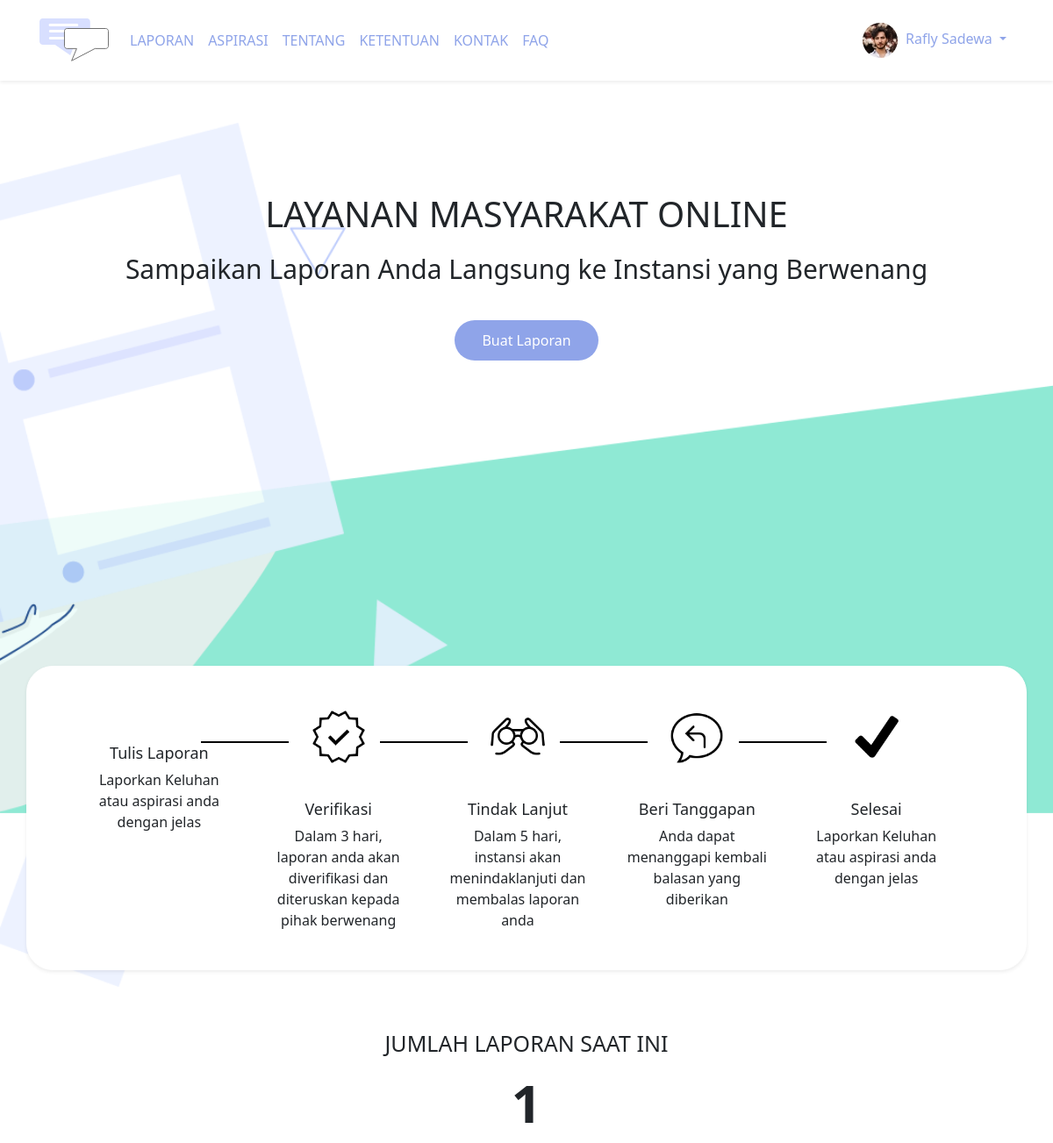
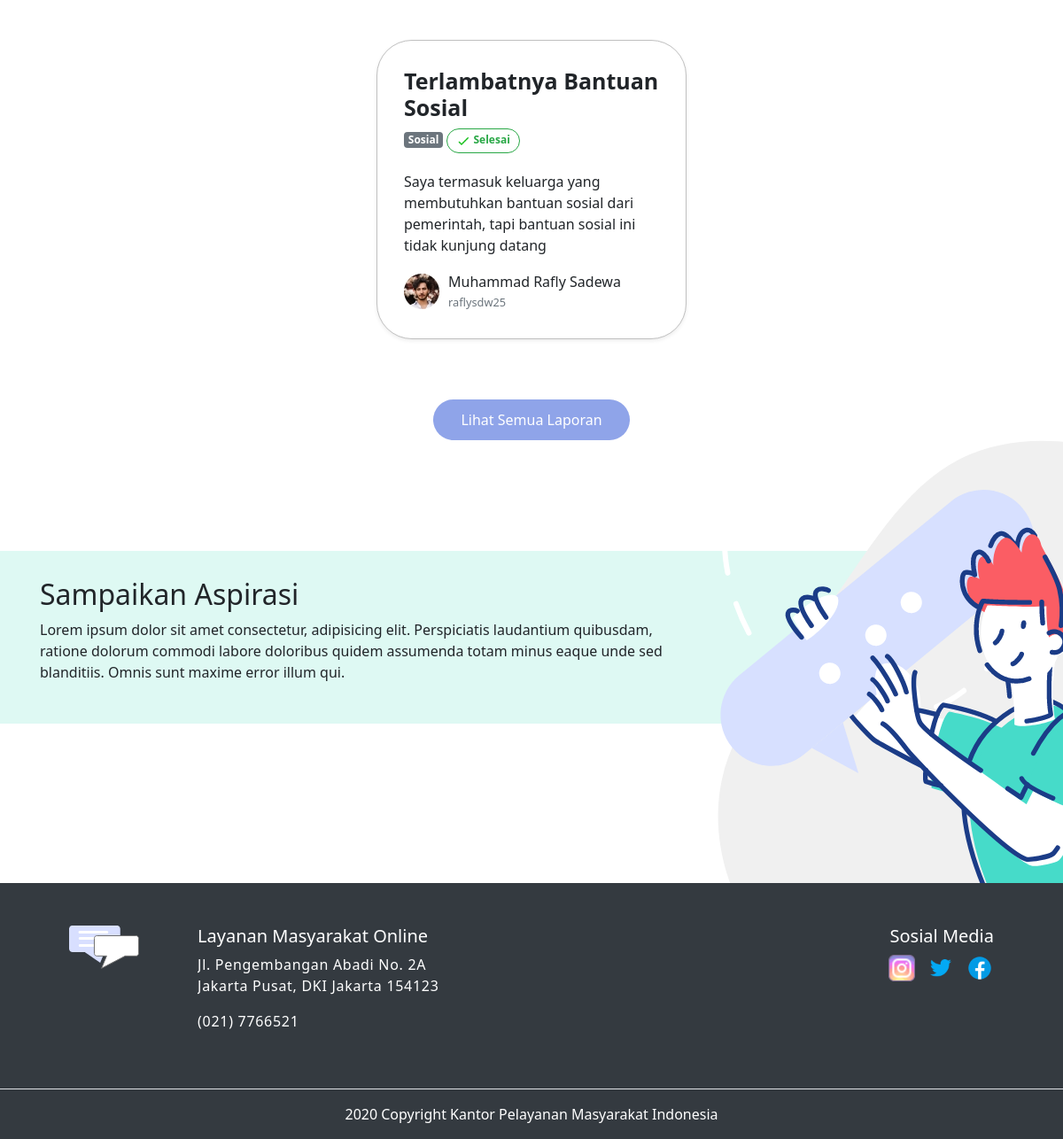
The page / (signed in) on the database its author committed (2 pictures, top to bottom).
### tables this page shows
CREATE TABLE `user_profile` (
  `up_id` int(11) NOT NULL,
  `nama` varchar(255) NOT NULL,
  `alamat` varchar(255) NOT NULL,
  `telephone` varchar(255) NOT NULL,
  `email` varchar(255) NOT NULL,
  `username` varchar(255) NOT NULL,
  `password` varchar(255) NOT NULL,
  `created_at` datetime NOT NULL DEFAULT current_timestamp(),
  `updated_at` datetime DEFAULT NULL
);

CREATE TABLE `pengaduan` (
  `pg_id` int(11) NOT NULL,
  `up_id` int(11) NOT NULL,
  `judul` varchar(255) NOT NULL,
  `kategori` varchar(255) NOT NULL,
  `status` enum('Verifikasi','Tindak Lanjut','Selesai') NOT NULL DEFAULT 'Verifikasi',
  `jenis` enum('Pengaduan','Aspirasi','','') NOT NULL,
  `deskripsi` text NOT NULL DEFAULT '',
  `instansi` varchar(255) NOT NULL,
  `tgl_kejadian` datetime DEFAULT NULL,
  `created_at` datetime NOT NULL DEFAULT current_timestamp()
);

### assets/database/functions.php (called while the page is built, shortened)
<?php
    $conn = mysqli_connect('localhost', 'root', '', 'sister_pengaduan');
    function query($query){
        global $conn;
        $rows = [];
        $result = mysqli_query($conn,$query);
        while ($row = mysqli_fetch_assoc($result)) {
            $rows[] = $row;
        }
        return $rows;
    }

### index.php (the view, shortened to what this page needs)
<?php
    require 'assets/database/functions.php';
    $reports = query("SELECT p.*, up.nama, up.username FROM pengaduan p JOIN user_profile up ON (p.up_id = up.up_id) LIMIT 3");
    $count_data = count($reports);
    include('layouts/head.php');
?>
<body>
    <?php include('layouts/navigation.php'); ?>
    <header id="header" class="text-center">
        <h1>LAYANAN MASYARAKAT ONLINE</h1>
        <p class="mt-3">
            Sampaikan Laporan Anda Langsung ke Instansi yang Berwenang
        </p>
        <?php if(!isset($_SESSION["user_id"]) || !isset($_SESSION["login"])): ?>
            <button type="button" class="btn btn btn-cta" data-toggle="modal" data-target="#modalLogin">
                Masuk
            </button>
            <button type="button" class="btn btn-cta-outline" data-toggle="modal" data-target="#modalSignup">
                Daftar
            </button>
        <?php else: ?>
            <a href="#" class="btn btn-cta">Buat Laporan</a>
        <?php endif; ?>
    </header>
    <main>
        <div class="container">
            <section class="section-steps row justify-content-center shadow-sm p-3 mb-5 bg-white">
                <div class="col-3 col-md-2 steps-item">
                    <h2>Tulis Laporan</h2>
                    <p>
                        Laporkan Keluhan atau aspirasi anda dengan jelas
                    </p>
                </div>
                <div class="col-3 col-md-2 steps-item">
                    <img src="assets/img/verif.png" alt="">
                    <h2>Verifikasi</h2>
                    <p>
                        Dalam 3 hari, laporan anda akan diverifikasi dan diteruskan kepada pihak berwenang
                    </p>
                </div>
                <div class="col-3 col-md-2 steps-item">
                    <img src="assets/img/followup.png" alt="">
                    <h2>Tindak Lanjut</h2>
                    <p>
                        Dalam 5 hari, instansi akan menindaklanjuti dan membalas laporan anda
                    </p>
                </div>
                <div class="col-3 col-md-2 steps-item">
                    <img src="assets/img/response.png" alt="">
                    <h2>Beri Tanggapan</h2>
                    <p>
                       Anda dapat menanggapi kembali balasan yang diberikan
                    </p>
                </div>
                <div class="col-3 col-md-2 steps-item">
                    <img src="assets/img/done.png" alt="">
                    <h2>Selesai</h2>
                    <p>
                        Laporkan Keluhan atau aspirasi anda dengan jelas
                    </p>
                </div>
            </section>
       </div>
       <section class="section-laporan">
           <div class="container">
               <div class="row">
                   <div class="col text-center laporan-heading">
                       <h2>JUMLAH LAPORAN SAAT INI</h2>
                       <p><?= $count_data?></p>
                   </div>
               </div>
           </div>
       </section>
       <section class="section-laporan-content">
            <div class="container">
                <div class="section-aduan row justify-content-center">
                    <?php foreach($reports as $report):
                        if($report["status"] == "Selesai"){
                            $badge = 'done';
                            $image = 'selesai.png';
                        }else if($report["status"] == "Tindak Lanjut"){
                            $badge = 'action';
                            $image = 'followup-orange.png';
                        }else if($report["status"] == "Verifikasi"){
                            $badge = 'verify';
                            $image = 'verif-red.png';
                        }
                        ?>
                    <div class="col-sm col-md-4 col-lg-4">
                        <div class="card-aduan d-flex flex-column shadow-sm mb-5">
                            <div class="aduan-judul">
                                <h3><?= $report["judul"]?></h3>
                                <small class="badge bg-secondary text-white"><?= $report["kategori"]?></small>
                                <small class="badge <?= $badge?>">
                                   <img src="assets/img/<?= $image ?>" alt="">
                                   <?= $report["status"]?>
                                </small>
                            </div>
                            <div class="aduan-isi">
                                <?= $report["deskripsi"]?>
                            </div>
                            <div class="aduan-pelapor">
                                <img src="assets/img/members-1.jpg" alt="" class="pelapor-image">
                                <div class="description">
                                    <h3><?= $report["nama"]?></h3>
                                    <small class="text-muted"><?= $report["username"]?></small>
                                </div>
                            </div>
                        </div>
                    </div>
                    <?php endforeach; ?>
                </div>
                <div class="row justify-content-center">
                    <a href="#" class="btn btn-cta">Lihat Semua Laporan</a>
                </div>
            </div>
        </section>
       <section class="section-aspirasi">
            <div class="message-aspirasi row">
                <div class="container">
                    <div class="col-lg-8">
                    <h2>Sampaikan Aspirasi</h2>
                    <p>Lorem ipsum dolor sit amet consectetur, adipisicing elit. Perspiciatis laudantium quibusdam, ratione dolorum commodi labore doloribus quidem assumenda totam minus eaque unde sed blanditiis. Omnis sunt maxime error illum qui.</p>
                    </div>
                </div>
            </div>
        </section>
    </main>
    <?php include('layouts/footer.php'); ?>
</body>
</html>

### layouts/navigation.php (shortened to what this page needs)
<nav class="navbar navbar-expand-lg navbar-light bg-white p-3 shadow-sm p-3 mb-5 bg-white">
    <div class="container">
        <a class="navbar-brand" href="index.php">
            <img src="assets/img/group2.png" class="img-fluid" alt="">
        </a>
        <div class="collapse navbar-collapse" id="navbarNavDropdown">
            <ul class="navbar-nav">
                <li class="nav-item">
                    <a class="nav-link" href="page_laporan.php">LAPORAN</a>
                </li>
                <li class="nav-item">
                    <a class="nav-link" href="tambah_aspirasi.php">ASPIRASI</a>
                </li>
                <li class="nav-item">
                    <a class="nav-link" href="#">TENTANG</a>
                </li>
                <li class="nav-item">
                    <a class="nav-link" href="#">KETENTUAN</a>
                </li>
                <li class="nav-item">
                    <a class="nav-link" href="#">KONTAK</a>
                </li>
                <li class="nav-item">
                    <a class="nav-link" href="#">FAQ</a>
                </li>
            </ul>
            <?php if(isset($_SESSION["user_id"]) && isset($_SESSION["login"])):
                $user_id = $_SESSION["user_id"];
                $user_profile = query("SELECT * FROM user_profile WHERE up_id = $user_id")[0];
                ?>
            <ul class="navbar-nav ml-auto top-nav">
                <li class="nav-item dropdown">
                    <a class="nav-link dropdown-toggle" href="#" id="navbardrop" data-toggle="dropdown">
                        <img src="assets/img/members-1.jpg" alt="" class="pp">
                        <?= $user_profile["nama"] ?>
                    </a>
                </li>
            </ul>
            <?php endif; ?>
        </div>
    </div>
</nav>

### assets/css/style.css (style rules this page uses)
* { font-family: 'Segoe UI', Tahoma, Geneva, Verdana, sans-serif; }
body { margin: 0; padding: 0; }
header { padding-top: 80px; min-height: 985px; background-image: url('../img/background2.png'); background-size: cover; background-repeat: no-repeat; }
header > p { font-size: 30px; font-weight: lighter; }
.nav-link { color: #8FA4E9 !important; }
.pp { padding-right: 5px; }
.btn { border-radius: 100px; padding: 10px 30px; margin-top: 20px; }
.btn-cta { background-color: #8FA4E9; color: #fff; }
.section-steps { margin-top: -33%; margin-bottom: 50px; text-align: center; background-color: #fff; border: 1px solid #fff; border-radius: 30px; position: relative; }
.section-steps .steps-item { background-color: #fff; padding: 12px; margin-right: 20px; }
.section-steps img { margin: 20px; width: 64px; }
.section-steps h2 { margin-top: 20px; font-size: 18px; }
.done { background-color: #fff; border: 1px solid #28a745; color: #28a745; border-radius: 20px; padding: 5px 10px; }
.badge img { height: 16px; }
.section-laporan .laporan-heading { margin-top: 20px; margin-bottom: 30px; }
.section-laporan .laporan-heading h2 { font-size: 25px; }
.section-laporan .laporan-heading p { font-size: 60px; font-weight: bold; }
.section-laporan-content .section-aduan .card-aduan { min-height: 300px; background-color: #fff; background-size: cover; padding: 30px; border-radius: 40px; border: 1px solid #c0c0c0; margin-bottom: 50px; }
.section-laporan-content .section-aduan .aduan-judul h3 { font-size: 25px; font-weight: bold; }
.section-laporan-content .section-aduan .aduan-isi { margin-top: 20px; margin-bottom: 20px; font-size: 16px; font-weight: lighter; }
.section-laporan-content .section-aduan .aduan-pelapor .pelapor-image { float: left; }
.section-laporan-content .section-aduan .aduan-pelapor h3 { font-size: 16px; margin-bottom: 0; }
.section-laporan-content .section-aduan .aduan-pelapor .description { float: left; margin-left: 10px; overflow: hidden; }
.section-aspirasi { position: relative; width: 100%; height: 500px; padding: 125px 0; }
.section-aspirasi .message-aspirasi:before { content: ''; position: absolute; background-image: url('../img/illustration2.png'); bottom: 0; background-repeat: no-repeat; right: 0px; width: 390px; height: 100%; }
.section-aspirasi .message-aspirasi { background-color: #DEF9F3; width: 100%; padding: 30px; }
@media only screen and (min-width: 992px) { .section-steps .steps-item:nth-child(2)::before { content: ""; display: block; width: 100px; left: -35%; top: 22%; height: 2px; background: #000; position: absolute; } }
@media only screen and (min-width: 992px) { .section-steps .steps-item:nth-child(3)::before { content: ""; display: block; width: 100px; left: -35%; top: 22%; height: 2px; background: #000; position: absolute; } }
@media only screen and (min-width: 992px) { .section-steps .steps-item:nth-child(4)::before { content: ""; display: block; width: 100px; left: -35%; top: 22%; height: 2px; background: #000; position: absolute; } }
@media only screen and (min-width: 992px) { .section-steps .steps-item:nth-child(5)::before { content: ""; display: block; width: 100px; left: -35%; top: 22%; height: 2px; background: #000; position: absolute; } }

### rows shown on the page
user_profile: nama "Rafly Sadewa"
pengaduan: judul "Terlambatnya Bantuan Sosial", kategori "Sosial", status "Selesai", deskripsi "Saya termasuk keluarga yang membutuhkan bantuan sosial dari pemerintah, tapi bantuan sosial ini tidak kunjung datang", up.nama "Muhammad Rafly Sadewa", up.username "raflysdw25"

### other values the page prints
$count_data "1"
